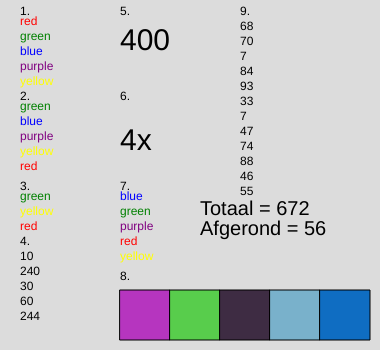
Frame 1 (no input)
Frame 60 (no input): identical to frame 1, image omitted
Frame 120 (the mouse pressed at the canvas centre since frame 60): identical to frame 1, image omitted

The p5.js sketch that drew this single still picture (run headless with seeded random() and noise() and a simulated clock; from frame 60 on, the mouse is pressed at the canvas centre):

// p5.js sketch
// ── sketch.js
let KLR = []
let RD = []

function setup() {
  createCanvas(380, 350);
  for (let I = 0; I < 5; I++) {
    KLR.push([random(255), random(255), random(255)])

  };

  for (let I = 0; I < 12; I++) {
    let randomGetal = random(100);
    let afgerondRandomGetal = round(randomGetal);
    RD.push(afgerondRandomGetal);
  }

}

function draw() {
  textSize(12)
  let kleuren = ["red", "green", "blue", "purple", "yellow"]
  let getallen = [400,
    240,
    10,
    490,
    30,
    60,
    244,
    500,
    301,
    300]

  background(220);

  //Opdracht 1: Kleuren in een array
  fill(0)
  text("1.", 20, 15)

  for (let I = 0; I < 5; I++) {

    fill(kleuren[I])
    text(kleuren[I], 20, 25 + 15 * I)

  }

  // Opdracht 2: Pas de array aan met pop
  fill(0)
  text("2.", 20, 100)
  kleuren.push("red")

  kleuren.shift()
  for (let I = 0; I < 5; I++) {

    fill(kleuren[I])
    text(kleuren[I], 20, 110 + 15 * I)

  }


  //Opdracht 3: Twee kleuren weghalen
  fill(0)
  text("3.", 20, 190)

  kleuren.splice(1, 2);

  for (let I = 0; I < kleuren.length; I++) {

    fill(kleuren[I])
    text(kleuren[I], 20, 200 + 15 * I)

  }



  //Opdracht 4: Getallen filteren
  fill(0);
  text("4.", 20, 245);

  let Y = 0

  for (I = 0; I < getallen.length; I++) {



    if (getallen[I] < 300) {


      text(getallen[I], 20, (260 - Y) + 15 * I);

      if (I <= 1) {
        Y = 30
      }
    }

  }




  // Opdracht 5: Meerdere arrays optellen bij elkaar
  fill(0)
  let araya51 = [3, 55, 93, 20, 102, 6]
  let araya52 = [14, 22, 80, 5]
  let antwoord = 0
  text("5.", 120, 15);

  for (let I = 0; I < araya51.length; I++) {

    antwoord = antwoord + araya51[I]

    if (I < araya52.length) {
      antwoord = antwoord + araya52[I];
    }


  }

  textSize(30)
  text(antwoord, 120, 50)



  //opdracht 6: Letters tellen
  let woord = "Overheidsfinancieringstekort";
  textSize(12)
  fill(0);
  text("6.", 120, 100);
  textSize(30);
  let teller = 0;
  for (I = 0; I < woord.length; I++) {

    if(woord[I] == "e" || woord[I] == "E"){
      teller++;
    }
  }

  text(teller + "x", 120, 150);


  // Opdracht 7: Alfabetische volgorde
  let coluors = ["red", "green", "blue", "purple", "yellow"]
  textSize(12)
  fill(0)
  text("7.", 120, 190)

  for (I = 0; I < coluors.length; I++) {
    coluors.sort()
    fill(coluors[I])
    text(coluors[I], 120, 200 + 15 * I)
  }



  fill(0)
  //Opdracht 8: Random kleuren op een rij
  text("8.", 120, 280)
  fill(255)

  for (let I = 0; I < 5; I++) {
    fill(KLR[I])
    rect(120 + I * 50, 290, 50)
  }



  //Opdracht 9: Random getallen en hun gemiddelde
  fill(0)
  let totaal = 0
  let afgerond = 0
  text("9.", 240, 15)
  textSize(12)
  for (let I = 0; I < RD.length; I++) {
    text(RD[I], 240, 30 + 15 * I)
    totaal = totaal += RD[I];

    afgerond = totaal / RD.length

  }
  afgerond = round(afgerond)
  textSize(20)
  text("Totaal = " + totaal, 200, 215)
  text("Afgerond = " + afgerond, 200, 235);


}
